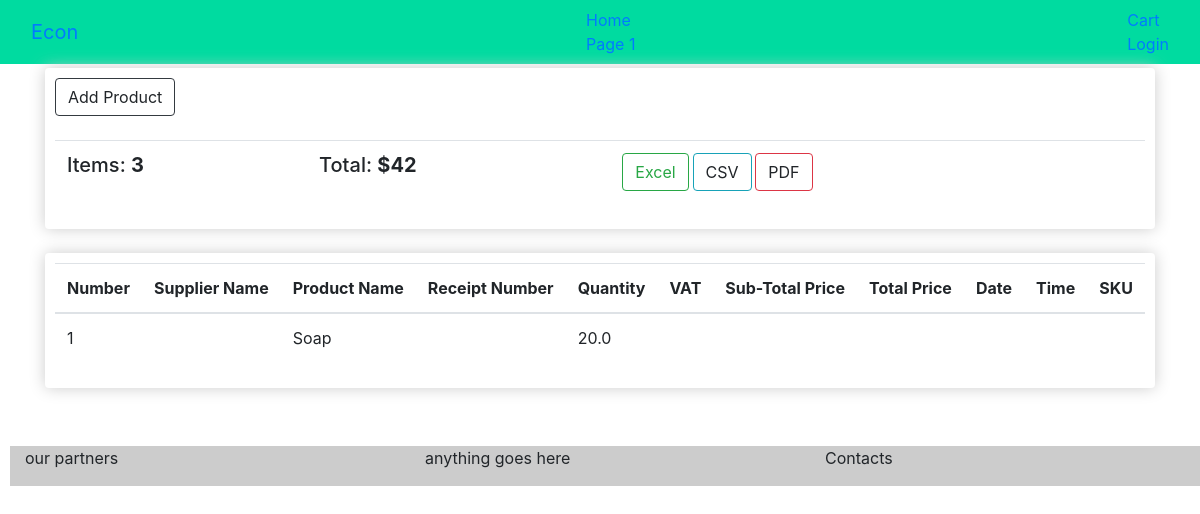
The app's page /suppliers/, older data.
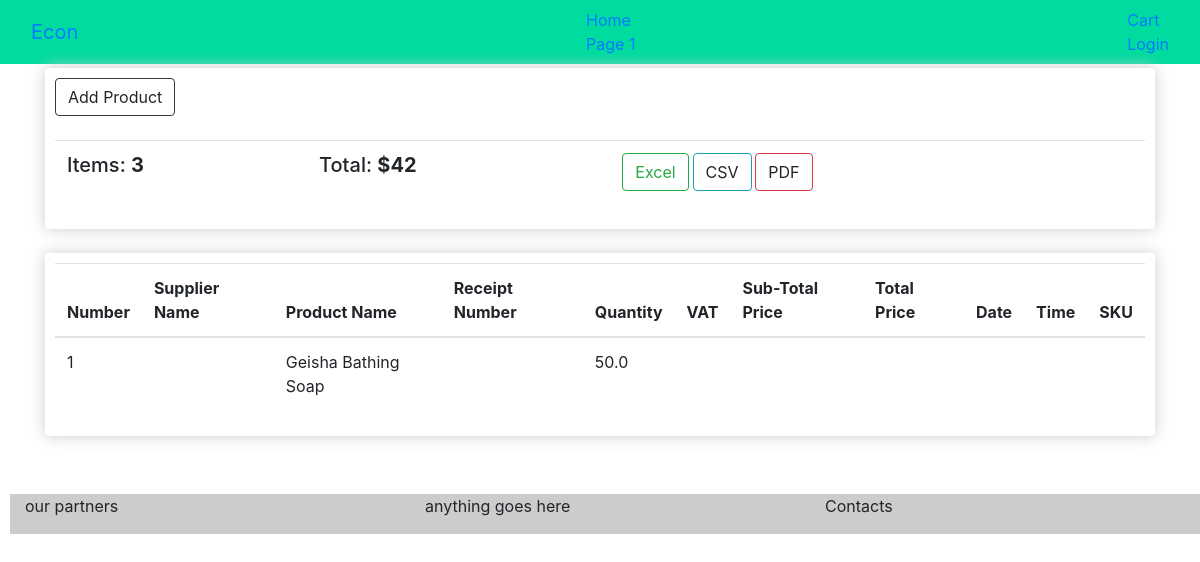
The same page, newer data.
### products/models.py (models this page shows, shortened)
class Product(models.Model):
    name = models.CharField(max_length=100)
    date_added = models.DateField(auto_now_add = True)
    price = models.FloatField(max_length=100)
    added_by = models.ForeignKey(User, on_delete=models.CASCADE)
    in_store = models.BooleanField(default="True")

### suppliers/views.py (the view)
# urls.py: path('', views.product_view)
def product_view(request):
    supplier_products = Product.objects.all()
    return render(request, 'suppliers/index.html', {'products': supplier_products})

### templates/suppliers/index.html (shortened to what this page needs)
{% extends 'base_layout.html' %} {% block content %}
<div class="row mt-1">
    <div class="col-md-12">
        <div class="box-element">
            <a class="btn btn-outline-dark" data-toggle="modal" data-target="#myModal"> Add Product</a>
            <br>
            <br>
            <table class="table">
                <tr>
                    <th>
                        <h5>Items: <strong>3</strong></h5>
                    </th>
                    <th>
                        <h5>Total: <strong>$42</strong></h5>
                    </th>
                    <th>
                        <a class="btn btn-outline-success excel" href="{% url 'cart:checkout'%}">Excel</a>
                        <a class="btn btn-outline-info csv">CSV</a>
                        <a class="btn btn-outline-danger pdf">PDF</a>
                    </th>
                </tr>
            </table>
        </div>
        <br>
    </div>
    <div class="col-md-12 ">
        <div class="box-element">
            <table class="table">
                <thead>
                    <tr>
                        <th>Number</th>
                        <th>Supplier Name</th>
                        <th>Product Name</th>
                        <th>Receipt Number</th>
                        <th>Quantity</th>
                        <th>VAT</th>
                        <th>Sub-Total Price</th>
                        <th>Total Price</th>
                        <th>Date</th>
                        <th>Time</th>
                        <th>SKU</th>
                    </tr>
                </thead>
        </div>
        <tbody id="table_result">
            {% for product in products%}
            <tr>
                <td>{{product.id}}</td>
                <td>{{supplier.name}}</td>
                <td>{{product.name}}</td>
                <td>{{product.quantity}}</td>
                <td>{{product.price}}</td>
                <td></td>
                <td></td>
                <td></td>
                <td></td>
                <td></td>
                <td></td>
            </tr>
            {% endfor %}
        </tbody>
    </div>
</div>
</div>
{% endblock content %}

Row changes from the older to the newer data that the page shows:
changed Product id 1: name "Soap" → "Geisha Bathing Soap"; price "20.0" → "50.0"
